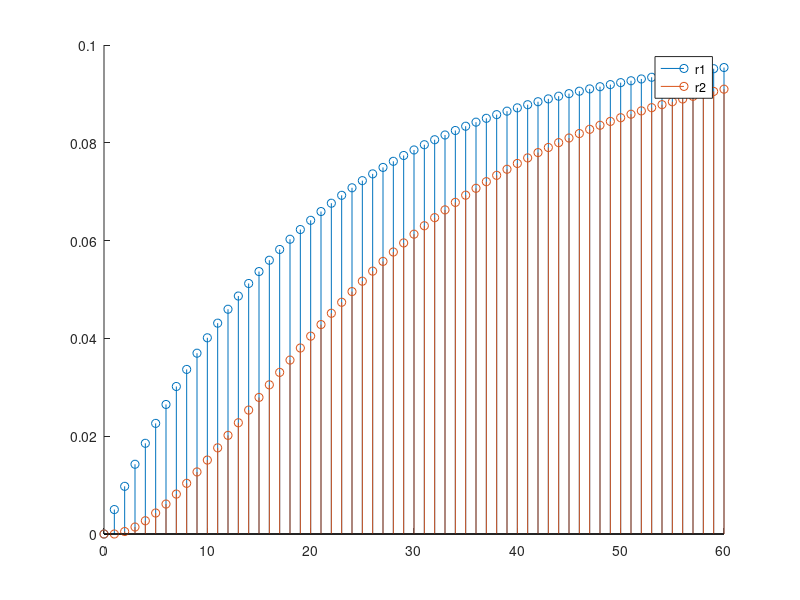

This figure's MATLAB source:
%% Parameter Declaration
k1= 0.2; %m2/s
k2= 0.2; %m2/s
A1=4; %m2
A2=2; %m2
% Equations:  (k1/A1=1/20 , k2/A2=1/10)
%  r1[n+1] = T/20 r0[n] - (1-T/20) r1[n]
%  r2[n+1] = T/10 r1[n] - (1-T/10) r2[n]
T=1;
t=0 : T : 60;

%% Solve r1
r1 = t .* 0; %Pre-allication
r0 = (t .* 0)+0.1; %r0[n]=constant=0.1
for i=1:(60/T);
    r1(i+1)= (T/20) * r0(i) + (1-T/20)* r1(i);
end
hold on;
stem (t,r1);
%% Solve r2
r2 = t .* 0;
for i=1:(60/T);
    r2(i+1)= (T/10) * r1(i) + (1-T/10)* r2(i);
end
stem (t,r2);
legend('r1','r2');
